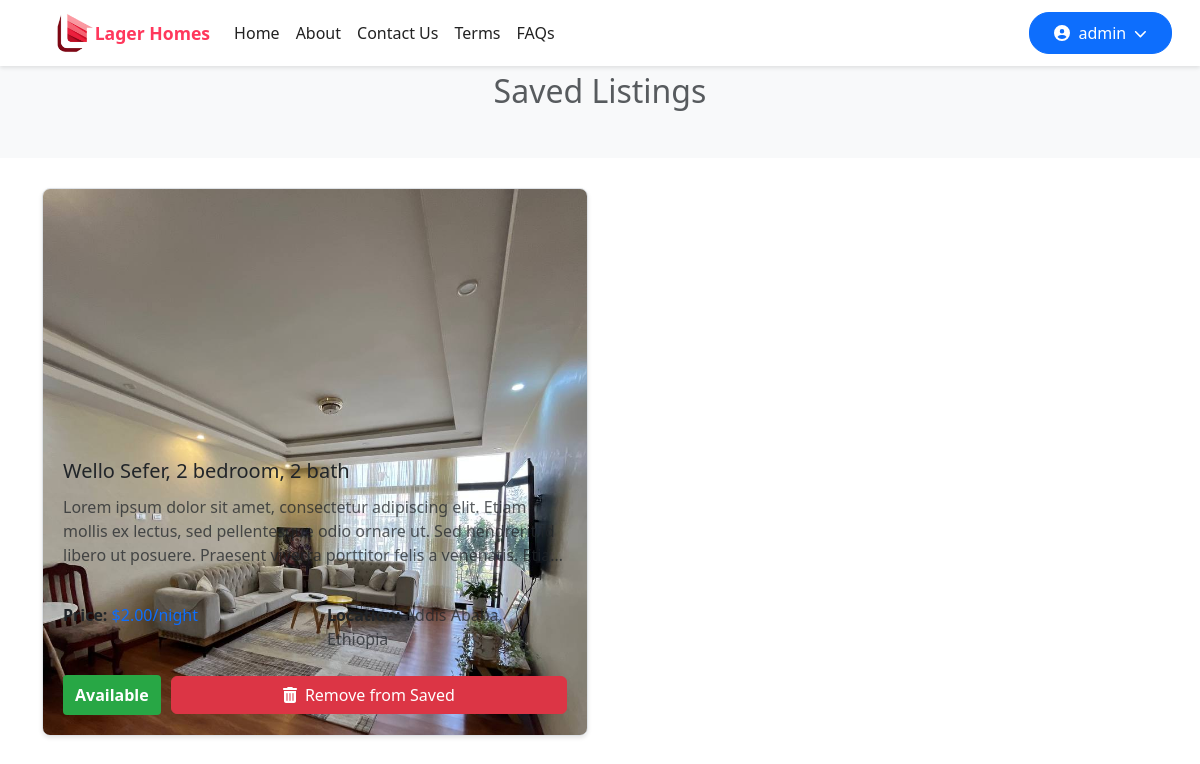
Screenshot of /saved-listings/ (signed in) with the database file from the repository.
### users/models.py (models this page shows, shortened)
class CustomUser(AbstractUser):
    USER_ROLES = [
        ('host', 'Host'),
        ('customer', 'Customer'),
        ('affiliate', 'Affiliate'),
    ]
    role = models.CharField(
        max_length=10,
        choices=USER_ROLES,
        default='customer'  # Default to customer
    )
    profile_picture = models.ImageField(upload_to='profile_pictures/', null=True, blank=True)
    userID = models.CharField(max_length=50, unique=True, editable=False, null=True)
    affiliate_code = models.CharField(max_length=50, blank=True, null=True)

### airbnb/models.py (models this page shows, shortened)
class Photo(models.Model):
    listing = models.ForeignKey(HouseListing, on_delete=models.CASCADE, related_name='photo_set')
    image = models.ImageField(upload_to='photos/')

class SavedListing(models.Model):
    user = models.ForeignKey(AUTH_USER_MODEL, on_delete=models.CASCADE)
    listing = models.ForeignKey(HouseListing, on_delete=models.CASCADE, related_name='saved_by')
    saved_at = models.DateTimeField(auto_now_add=True)
    class Meta:
        unique_together = ('user', 'listing')  # Prevent duplicate saves

class HouseListing(models.Model):
    title = models.CharField(max_length=255)
    serial_number = models.CharField(max_length=20, unique=True, blank=True)
    description = models.TextField()
    property_type = models.ForeignKey(PropertyType, on_delete=models.SET_NULL, null=True, blank=True)
    is_for_rent = models.BooleanField(default=False)
    is_furnished = models.BooleanField(default=False)
    is_for_sale = models.BooleanField(default=False)
    room_type = models.ForeignKey(RoomType, on_delete=models.SET_NULL, null=True, blank=True)
    address = models.CharField(max_length=255)
    city = models.CharField(max_length=100)
    state = models.CharField(max_length=100)
    country = models.CharField(max_length=100)
    latitude = models.FloatField(blank=True, null=True)
    longitude = models.FloatField(blank=True, null=True)
    price_per_month = models.DecimalField(max_digits=10, decimal_places=2, default=0)
    price_per_night = models.DecimalField(max_digits=10, decimal_places=2)
    cleaning_fee = models.DecimalField(max_digits=10, decimal_places=2, null=True, blank=True)
    security_deposit = models.DecimalField(max_digits=10, decimal_places=2, null=True, blank=True)
    extra_guest_fee = models.DecimalField(max_digits=10, decimal_places=2, null=True, blank=True)
    amenities = models.ManyToManyField(Amenity)
    check_in_time = models.TimeField(null=True, blank=True)
    check_out_time = models.TimeField(null=True, blank=True)
    minimum_stay = models.PositiveIntegerField()
    maximum_stay = models.PositiveIntegerField(null=True, blank=True)
    cancellation_policy = models.CharField(max_length=50, choices=[
        ('Flexible', 'Flexible'),
        ('Moderate', 'Moderate'),
        ('Strict', 'Strict'),
    ])
    house_rules = models.TextField(blank=True)
    host = models.ForeignKey(AUTH_USER_MODEL, on_delete=models.CASCADE)
    is_wheelchair_accessible = models.BooleanField(default=False)
    has_step_free_access = models.BooleanField(default=False)
    accessible_bathroom = models.BooleanField(default=False)
    created_at = models.DateTimeField(auto_now_add=True)
    updated_at = models.DateTimeField(auto_now=True)

### airbnb/views.py (the view)
# urls.py: path('saved-listings/', views.saved_listings, name='saved_listings'),
def saved_listings(request):
    if not request.user.is_authenticated:
        return redirect('login')
    saved_listings = SavedListing.objects.filter(user=request.user).select_related('listing')
    today = date.today()
    for saved in saved_listings:
        saved.listing.photos = saved.listing.photo_set.all()
        bookings = Booking.objects.filter(
            listing=saved.listing,
            check_out__gte=today
        ).order_by('check_out')
        if bookings.exists():
            next_booking = bookings.first()
            if next_booking.check_in <= today <= next_booking.check_out:
                saved.listing.days_left = (next_booking.check_out - today).days
                saved.listing.is_available = False
            else:
                saved.listing.days_left = 0
                saved.listing.is_available = True
        else:
            saved.listing.days_left = 0
            saved.listing.is_available = True
    context = {
        'saved_listings': saved_listings,
        'is_authenticated': request.user.is_authenticated
    }
    return render(request, 'airbnb/saved_listings.html', context)

### airbnb/templates/airbnb/saved_listings.html (shortened to what this page needs)
{% load static %}
<!DOCTYPE html>
<html lang="en">
<head>
    <link href="https://cdn.jsdelivr.net/npm/bootstrap@5.3.2/dist/css/bootstrap.min.css" rel="stylesheet">
    <link rel="stylesheet" href="https://cdn.jsdelivr.net/npm/swiper@10/swiper-bundle.min.css">
  <link rel="stylesheet" href="https://cdnjs.cloudflare.com/ajax/libs/font-awesome/6.0.0/css/all.min.css">
</head>
<body>
    <nav class="navbar navbar-expand-md fixed-top" style="background-color: #ffffff; box-shadow: 0 2px 4px rgba(0,0,0,0.1); padding: 0.5rem 1rem;">
        <div class="container-fluid">
          <a class="navbar-brand d-flex align-items-center" href="{% url 'airbnb:index' %}" style="color: #ff385c; font-weight: 700; font-size: 1.1rem;">
        <img src="{% static 'airbnb/logo.png' %}" alt="Lager Homes" style="height: 2.5rem;">
        Lager Homes
      </a>
          <div class="collapse navbar-collapse" id="navbarCollapse">
            <ul class="navbar-nav me-auto mb-2 mb-md-0">
               <li class="nav-item">
                <a class="nav-link" href="{% url 'airbnb:index' %}" style="color: #222222; font-weight: 500;">Home</a>
              </li>
              <li class="nav-item">
                <a class="nav-link" href="{% url 'airbnb:about' %}" style="color: #222222; font-weight: 500;">About</a>
              </li>
              <li class="nav-item">
                <a class="nav-link" href="{% url 'airbnb:contact' %}" style="color: #222222; font-weight: 500;">Contact Us</a>
              </li>
              <li class="nav-item">
                <a class="nav-link" href="{% url 'airbnb:terms' %}" style="color: #222222; font-weight: 500;">Terms</a>
              </li>
              <li class="nav-item">
                <a class="nav-link" href="{% url 'airbnb:faq' %}" style="color: #222222; font-weight: 500;">FAQs</a>
              </li>
            </ul>
            {% if request.user.is_authenticated %}
            <div class="dropdown mt-3 mt-md-0">
              <button class="btn btn-primary w-100 d-flex align-items-center justify-content-center" type="button" id="dropdownMenuButton"
                data-bs-toggle="dropdown" aria-expanded="false"
                style="border-radius: 20px; padding: 0.5rem 1.5rem;">
                <i class="fas fa-user-circle me-2"></i>
                {{ request.user.username }}
                <i class="fas fa-chevron-down ms-2" style="font-size: 0.8em;"></i>
              </button>
            </div>
            {% endif %}
          </div>
        </div>
      </nav>
      <div class="header">
        <div class="container">
            <h2 style="margin-top: 2rem;" class="text-center text-muted">Saved Listings</h2>
        </div>
    </div>
    <div class="container">
        <div class="row row-cols-1 row-cols-md-2 g-4">
            {% for saved in saved_listings %}
            <div class="col">
                <div class="listing-container">
                    <div class="swiper mySwiper-{{ forloop.counter }}">
                        <div class="swiper-wrapper">
                            {% for photo in saved.listing.photos %}
                            <div class="swiper-slide">
                                <img src="{{ photo.image.url }}" alt="Listing Photo">
                            </div>
                            {% endfor %}
                        </div>
                    </div>
                    <div class="listing-details">
                        <h3 class="listing-title">{{ saved.listing.title }}</h3>
                        <p class="listing-description text-muted">{{ saved.listing.description }}</p>
                        <div class="row mt-auto">
                            <div class="col-md-6">
                                <p class="mb-2">
                                    <strong>Price:</strong>
                                    <span class="text-primary">${{ saved.listing.price_per_night }}/night</span>
                                </p>
                            </div>
                            <div class="col-md-6">
                                <p class="mb-2">
                                    <strong>Location:</strong>
                                    <span class="text-muted">{{ saved.listing.city }}, {{ saved.listing.country }}</span>
                                </p>
                            </div>
                        </div>
                        <div class="mt-3 d-flex align-items-center">
                            {% if saved.listing.is_available %}
                                <div class="availability-badge available">Available</div>
                            {% else %}
                                <div class="availability-badge booked">Booked - {{ saved.listing.days_left }} days left</div>
                            {% endif %}
                            <form action="{% url 'airbnb:unsave_listing' saved.listing.id %}" method="POST" class="flex-grow-1">
                                <button type="submit" class="btn btn-danger remove-btn w-100">
                                    <i class="fas fa-trash-alt me-2"></i>Remove from Saved
                                </button>
                            </form>
                        </div>
                    </div>
                </div>
            </div>
            {% empty %}
            <div class="col-12 text-center py-5">
                <h3 class="text-muted">You have no saved listings.</h3>
                <a href="{% url 'airbnb:index' %}" class="btn btn-primary mt-3">Browse Listings</a>
            </div>
            {% endfor %}
        </div>
    </div>
</body>
</html>

### airbnb/templates/airbnb/saved_listings.html (style rules this page uses)
.listing-container { border: 1px solid #dee2e6; margin-bottom: 20px; border-radius: 8px; overflow: hidden; box-shadow: 0 2px 4px rgba(0,0,0,0.1); height: 100%; display: flex; flex-direction: column; position: relative; }
.swiper { width: 100%; height: 250px; }
.swiper-slide img { width: 100%; height: 100%; object-fit: cover; }
.listing-details { padding: 20px; flex-grow: 1; display: flex; flex-direction: column; }
.header { background-color: #f8f9fa; padding: 40px 0; margin-bottom: 30px; }
.remove-btn { transition: all 0.3s ease; }
.listing-title { font-size: 1.25rem; margin-bottom: 0.75rem; display: -webkit-box; -webkit-line-clamp: 1; -webkit-box-orient: vertical; overflow: hidden; }
.listing-description { display: -webkit-box; -webkit-line-clamp: 3; -webkit-box-orient: vertical; overflow: hidden; margin-bottom: 1rem; }
.availability-badge { padding: 8px 12px; border-radius: 4px; color: white; font-weight: bold; display: inline-block; margin-right: 10px; }
.available { background-color: #28a745; }

### rows the page displays
CustomUser: user.username "admin"
SavedListing: listing "Wello Sefer, 2 bedroom, 2 bath", listing.description "Lorem ipsum dolor sit amet, consectetur adipiscing elit. Etiam mollis ex lectus, sed pellentesque odio ornare ut. Sed hendrerit id libero ut posuere. Praesent viverra porttitor felis a venenatis.…", listing.price_per_night "2.00", listing.city "Addis Ababa", listing.country "Ethiopia", shows "Available"
Photo: image (picture)
